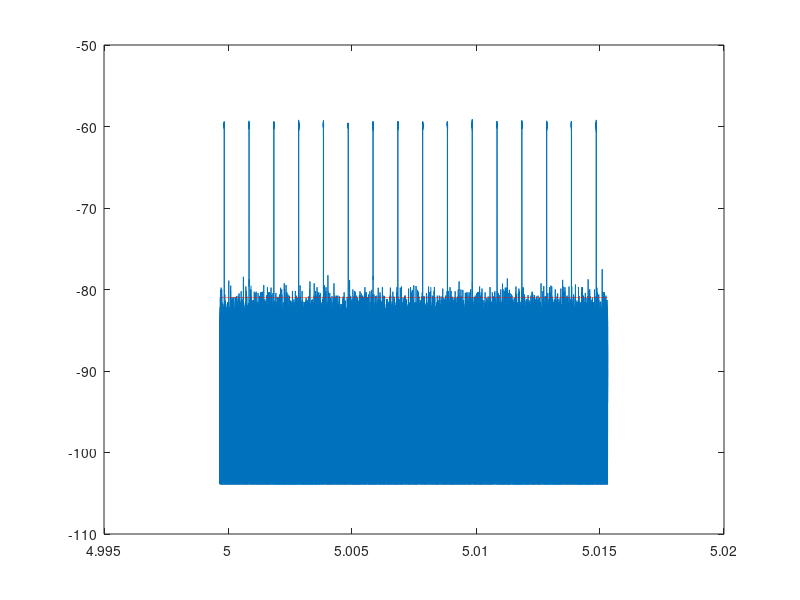

The MATLAB source for this figure:
close;
clc;
clear;
load data_high_snr;
plot(timet,10*log10(abs(data).^2));
dataPower = 10*log10(abs(data).^2);
initThreshold = double(rms(data));
initThreshold = 10*log10(initThreshold^2);
initMeanVec = initThreshold.*ones(1,max(size(data)));
hold on
plot(timet,initMeanVec,'r--');
disp(['Initial Probability of False Alarm is: ',num2str(qfunc(initThreshold))])
